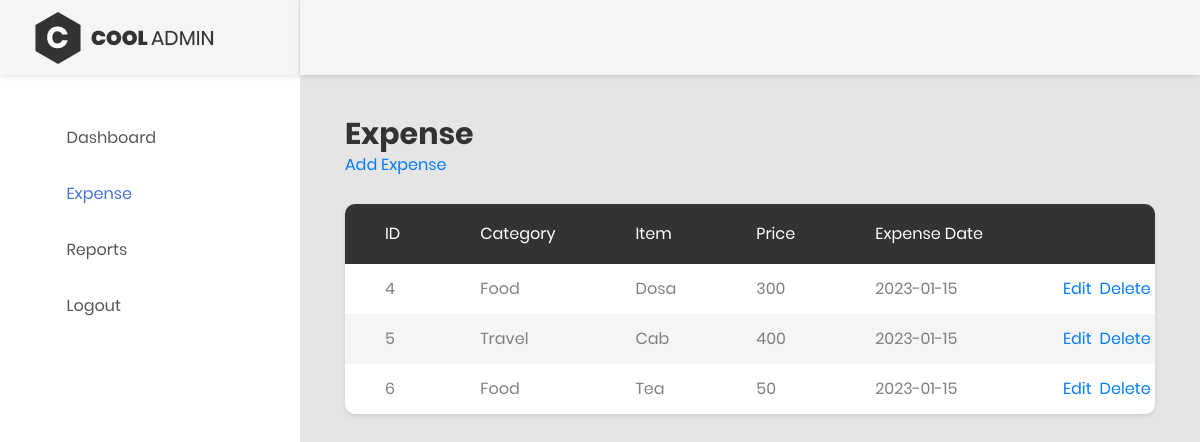
The app's page /expense.php (signed in) with its own data.
### tables this page shows
CREATE TABLE `expense` (
  `id` int(11) NOT NULL,
  `category_id` int(11) NOT NULL,
  `item` varchar(255) NOT NULL,
  `price` float NOT NULL,
  `details` text NOT NULL,
  `expense_date` date NOT NULL,
  `added_on` datetime NOT NULL,
  `added_by` int(11) NOT NULL
);

CREATE TABLE `category` (
  `id` int(11) NOT NULL,
  `name` varchar(255) NOT NULL
);

### expense.php (the view, shortened to what this page needs)
<?php
   include('header.php');
   $res=mysqli_query($con,"select expense.*,category.name from expense,category  where expense.category_id=category.id and expense.added_by='".$_SESSION['UID']."'
   order by expense.expense_date asc");
   ?>
<?php
   if(mysqli_num_rows($res)>0){
   ?>
<div class="main-content">
   <div class="section__content section__content--p30">
      <div class="container-fluid">
         <div class="row">
            <div class="col-lg-12">
               <h2>Expense</h2>
               <a href="manage_expense.php">Add Expense</a>
               <br/><br/>
               <div class="table-responsive table--no-card m-b-30">
                  <table class="table table-borderless table-striped table-earning">
                     <thead>
                        <tr>
                           <th>ID</th>
                           <th>Category</th>
                           <th>Item</th>
                           <th>Price</th>
                           <th>Expense Date</th>
                           <th></th>
                        </tr>
                     <tbody>
                        <?php while($row=mysqli_fetch_assoc($res)){?>
                        <tr>
                           <td><?php echo $row['id'];?></td>
                           <td><?php echo $row['name']?></td>
                           <td><?php echo $row['item']?></td>
                           <td><?php echo $row['price']?></td>
                           <td><?php echo $row['expense_date']?></td>
                           <td>
                              <a href="manage_expense.php?id=<?php echo $row['id'];?>">Edit</a>&nbsp;
                              <a href="javascript:void(0)" onclick="delete_confir('<?php echo $row['id'];?>','expense.php')">Delete</a>
                           </td>
                        </tr>
                        <?php } ?>
                     </tbody>
                  </table>
                  <?php }
                     else{
                     	echo "No data found";
                     }
                     ?>
               </div>
            </div>
         </div>
      </div>
   </div>
</div>
<?php
   include('footer.php');
   ?>

### records on screen
expense: id "4", category.name "Food", item "Dosa", price "300", expense_date "2023-01-15"
expense: id "5", category.name "Travel", item "Cab", price "400", expense_date "2023-01-15"
expense: id "6", category.name "Food", item "Tea", price "50", expense_date "2023-01-15"
